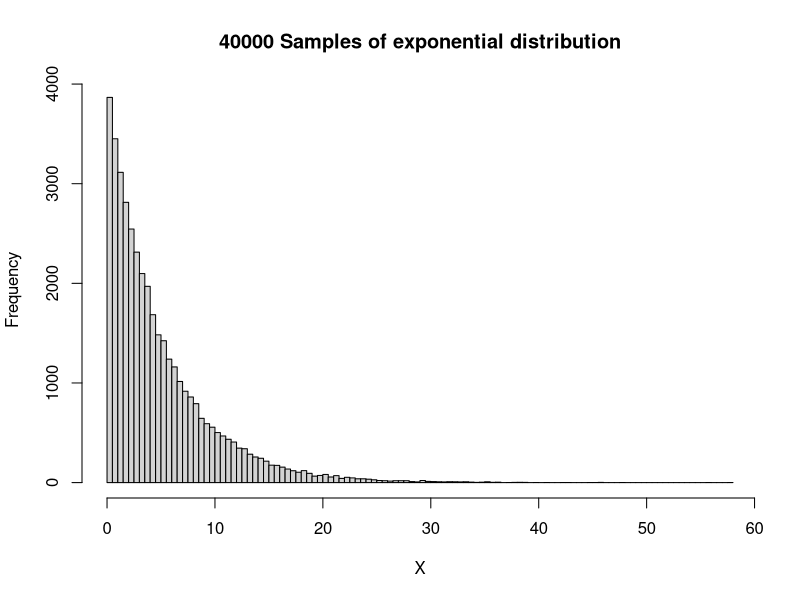
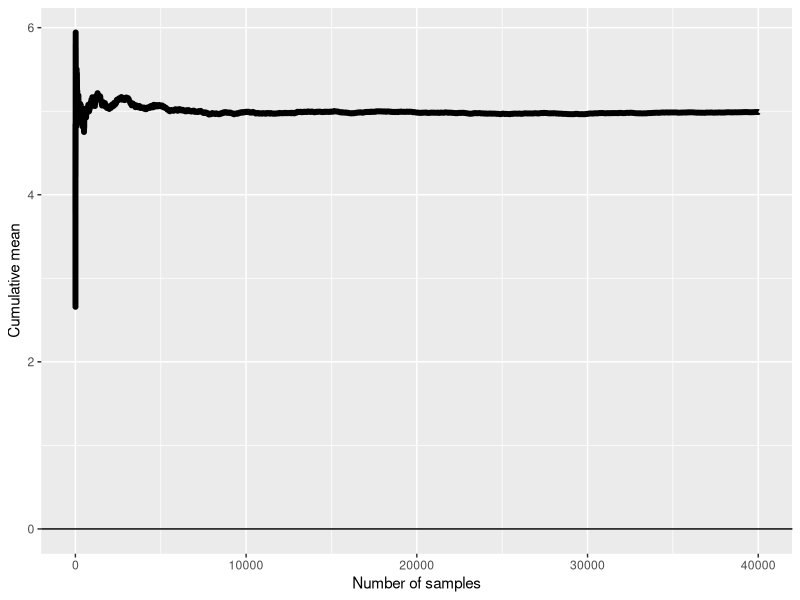
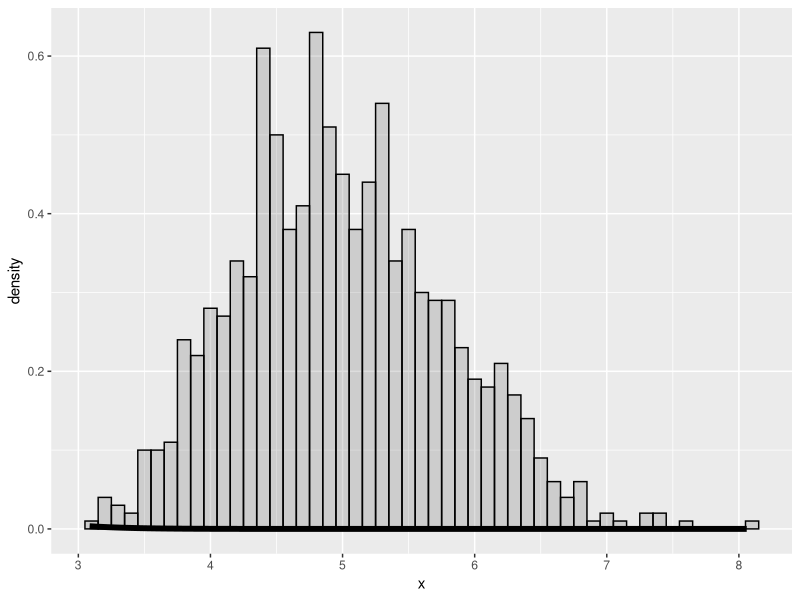
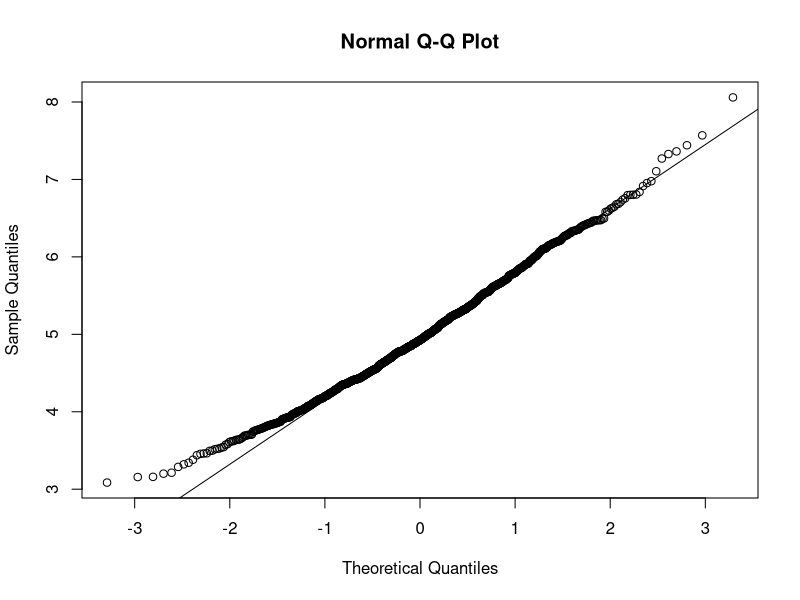

The R script that drew these images, in order:
## ---- chunk 1
library(knitr)
opts_chunk$set(fig.width=6, fig.height=4)
## ---- chunk 2
library(knitr)
library(ggplot2)
set.seed(1)
lambda <- 0.2
sample_size <- 40
nosim <- 1000
n <- sample_size*nosim
## ---- chunk 3
data <- rexp(n,lambda)
hist(data,breaks=100,main="40000 Samples of exponential distribution", xlab="X")
## ---- chunk 4
means <- cumsum(data)/(1:n)
g <- ggplot(data.frame(x = 1 : n, y = means), aes(x = x, y = y)) 
g <- g + geom_hline(yintercept = 0) + geom_line(size = 2) 
g <- g + labs(x = "Number of samples", y = "Cumulative mean")
g
## ---- chunk 5
mns <- apply(matrix(data,nosim),1,mean)
mean(mns)
pop_mean <- 1/lambda
pop_mean
## ---- chunk 6
var(mns)
pop_sd <- 1/lambda
# theoretical variance of the distribution
mns_var <- pop_sd^2/sample_size
mns_var
## ---- chunk 7
#cfunc <- function(x, n) sqrt(n) * (x - pop_mean) / pop_sd
#mns1 <- data.frame(x=cfunc(mns,40))
## ---- chunk 8
# Compare the distribution of sample means to the normal distribution
mns1 <- data.frame(x=mns)
g <- ggplot(mns1,aes(x=x)) + geom_histogram(alpha = .20, binwidth=.1, colour = "black", 
aes(y = ..density..)) 
g <- g + stat_function(fun = dnorm, arg=list(mean=pop_mean,sd=sqrt(mns_var)),size = 2)
g
## ---- chunk 9
qqnorm(mns)
qqline(mns)
